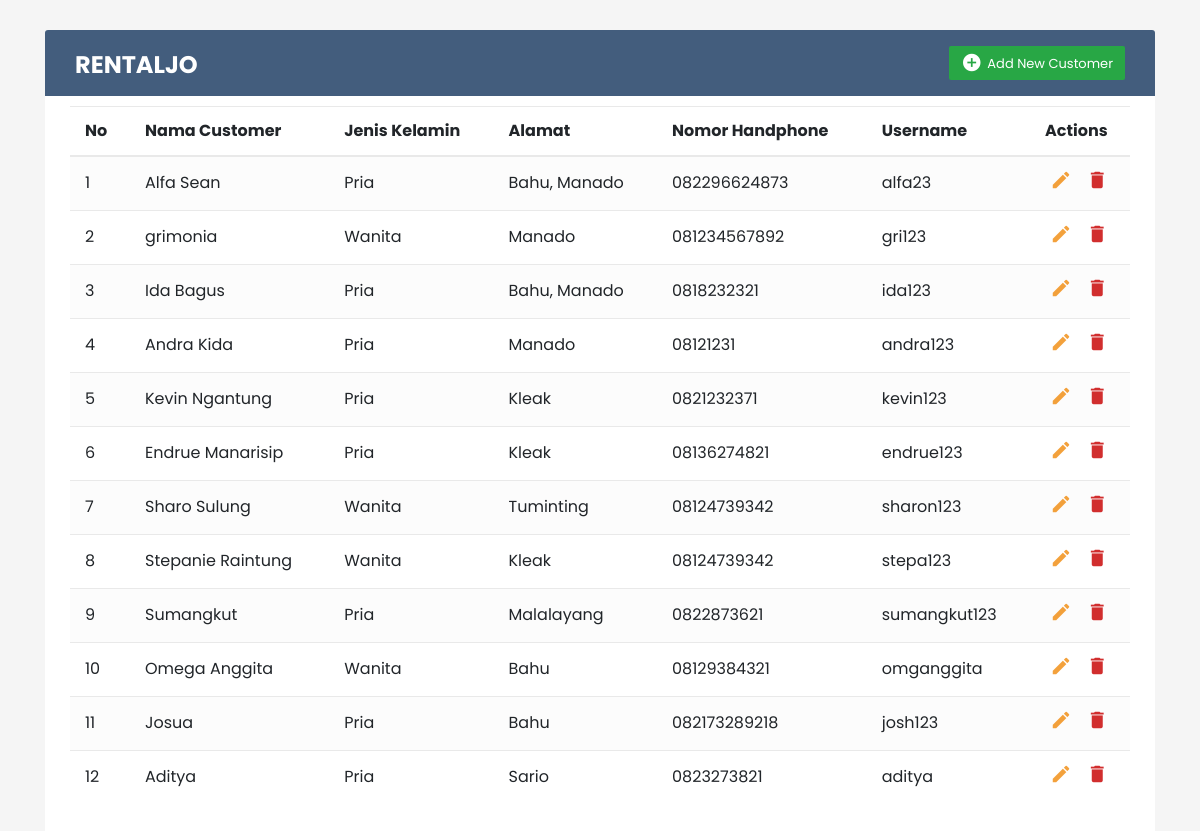
Before: /Admin/customer.php with the older database file.
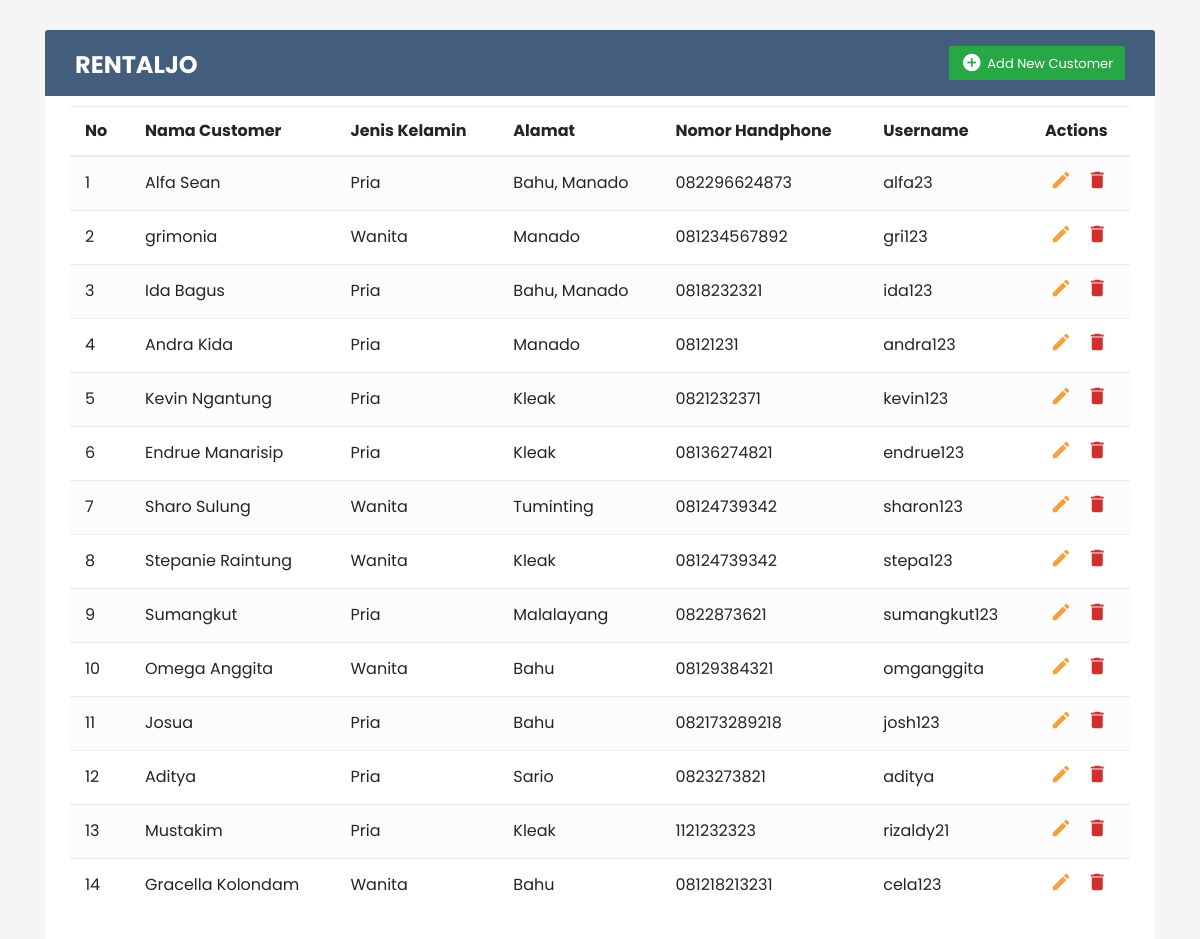
After: the same page with the newer database file.
### tables this page shows
CREATE TABLE `tb_customer` (
  `id_customer` int(10) NOT NULL,
  `username` varchar(30) NOT NULL,
  `password` varchar(255) NOT NULL,
  `nama_customer` varchar(30) NOT NULL,
  `jenis_kelamin` varchar(15) NOT NULL,
  `alamat` varchar(30) NOT NULL,
  `no_hp` varchar(15) NOT NULL
);

### Admin/customer.php (the view, shortened to what this page needs)
<!DOCTYPE html>
<html lang="en">
<head>
	<link rel="stylesheet" href="https://stackpath.bootstrapcdn.com/bootstrap/4.5.0/css/bootstrap.min.css">
	<link rel="stylesheet" href="https://maxcdn.bootstrapcdn.com/font-awesome/4.7.0/css/font-awesome.min.css">
	<link rel="stylesheet" href="css/style.css">
</head>
<body>
<div class="content-wrapper">
	<div class="container-xl">
		<div class="table-responsive">
			<div class="table-wrapper">
				<div class="table-title">
					<div class="row">
						<div class="col-sm-6">
							<h2><b>RENTALJO</b></h2>
						</div>
						<div class="col-sm-6">
							<a href="admin.php?p=addcustomer" class="btn btn-success"><i class="material-icons">&#xE147;</i>
								<span>Add New Customer</span></a>
						</div>
					</div>
				</div>
				<?php
				$servername = "localhost";
				$username = "root";
				$password = "";
				$dbname = "db_rental_motor";
				$conn = new mysqli($servername, $username, $password, $dbname);
				$no = 0;
				$query = "SELECT * FROM tb_customer";
				$result = mysqli_query($conn, $query);
				if (mysqli_num_rows($result) > 0) {
					echo '<table class="table table-striped table-hover">
					<thead>
					<tr>
							<th>No</th>
							<th>Nama Customer</th>
							<th>Jenis Kelamin</th>
							<th>Alamat</th>
							<th>Nomor Handphone</th>
							<th>Username</th>
							<th>Actions</th>
						</tr>
				</thead>';
        while ($row = mysqli_fetch_assoc($result)) {
			$no++;
            echo '<tr>
                    <td>' . $no . '</td>
                    <td>' . $row['nama_customer'] . '</td>
                    <td>' . $row['jenis_kelamin'] . '</td>
                    <td>' . $row['alamat'] . '</td>
                    <td>' . $row['no_hp'] . '</td>
                    <td>' . $row['username'] . '</td>
					<td>
									<a href="admin.php?p=updatecustomer&menu_upd='.$row['id_customer'].'" class="edit"><i class="material-icons" data-toggle="tooltip"
											title="Edit">&#xE254;</i></a>
									<a href="deleteCustomer.php?menu_del='.$row['id_customer'].'" class="delete"><i class="material-icons"
											data-toggle="tooltip" title="Delete">&#xE872;</i></a>
								</td>
                </tr>';
        }
        echo '</table>';
    } else {
        echo 'Tidak ada data motor.';
    }
	?>
			</div>
		</div>
	</div>
</div>
</body>
</html>

Changed rows visible on the page:
added tb_customer: nama_customer "Mustakim", jenis_kelamin "Pria", alamat "Kleak", no_hp "1121232323", username "rizaldy21"
added tb_customer: nama_customer "Gracella Kolondam", jenis_kelamin "Wanita", alamat "Bahu", no_hp "081218213231", username "cela123"
